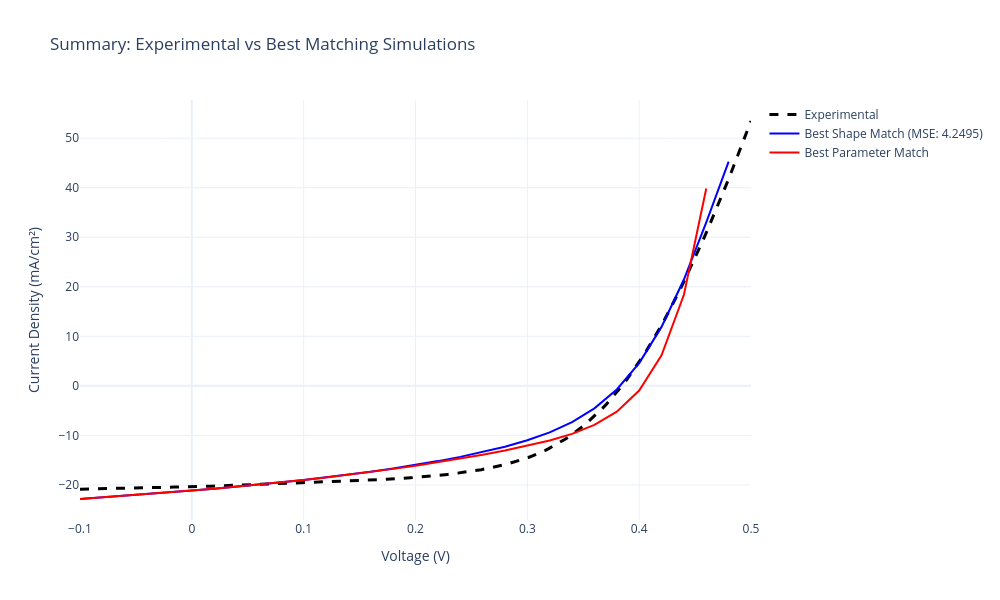

Notebook cell for this chart:
### Markdown cell above
## Section 6: Summary Comparison - Best Matches

This section presents a side-by-side comparison of the experimental J-V curve with the best matching simulations from both approaches:
- **Best Shape Match (MSE)**: Simulation with the most similar curve morphology to experimental data
- **Best Parameter Match**: Simulation with performance parameters (Voc, Jsc, FF, η) closest to targets

### Code cell
# Extract best matches
best_mse = top_5_mse[0]  # Best shape match
best_params = top_5_params[0]  # Best parameter match

# Create comparison figure
fig_summary = go.Figure()

# Add experimental data
fig_summary.add_trace(go.Scatter(
    x=exp_data['v(V)'], y=exp_data['jtot(mA/cm2)'], 
    mode='lines', name='Experimental', 
    line=dict(color='black', dash='dash', width=3),
    hovertemplate='<b>Experimental</b><br>V: %{x:.3f} V<br>J: %{y:.2f} mA/cm²<extra></extra>'
))

# Add best shape match
mask_mse = (best_mse['v(V)'] <= EXP_V_MAX) & (best_mse['jtot(mA/cm2)'] <= EXP_J_MAX)
v_mse = best_mse['v(V)'][mask_mse]
j_mse = best_mse['jtot(mA/cm2)'][mask_mse]
fig_summary.add_trace(go.Scatter(
    x=v_mse, y=j_mse, 
    mode='lines', name=f'Best Shape Match (MSE: {best_mse["mse"]:.4f})',
    line=dict(color='blue', width=2),
    hovertemplate='<b>Best Shape Match</b><br>V: %{x:.3f} V<br>J: %{y:.2f} mA/cm²<extra></extra>'
))

# Add best parameter match
mask_params = (best_params['v(V)'] <= EXP_V_MAX) & (best_params['jtot(mA/cm2)'] <= EXP_J_MAX)
v_params = best_params['v(V)'][mask_params]
j_params = best_params['jtot(mA/cm2)'][mask_params]
fig_summary.add_trace(go.Scatter(
    x=v_params, y=j_params, 
    mode='lines', name=f'Best Parameter Match',
    line=dict(color='red', width=2),
    hovertemplate='<b>Best Parameter Match</b><br>V: %{x:.3f} V<br>J: %{y:.2f} mA/cm²<extra></extra>'
))

fig_summary.update_layout(
    title='Summary: Experimental vs Best Matching Simulations',
    xaxis_title='Voltage (V)',
    yaxis_title='Current Density (mA/cm²)',
    hovermode='closest',
    template='plotly_white',
    width=1000,
    height=600
)
fig_summary.show()

# Create comparison table as visual image
import matplotlib.pyplot as plt
from matplotlib.patches import Rectangle

# Format batch parameters for display
def convert_to_power_format(sci_notation):
    """Convert scientific notation (e.g., 1.00e+10) to power format (e.g., 1*10^10)"""
    import re
    match = re.match(r'([+-]?\d*\.?\d+)e([+-]?\d+)', str(sci_notation), re.IGNORECASE)
    if match:
        mantissa = float(match.group(1))
        exponent = int(match.group(2))
        # Format as "mantissa*10^exponent", removing decimal if it's a whole number
        if mantissa == int(mantissa):
            return f"{int(mantissa)}*10^{exponent}"
        else:
            return f"{mantissa:.0f}*10^{exponent}"
    return str(sci_notation)

def format_batch_params(batch_params):
    """Format batch parameters as a string"""
    params_str = ""
    for param_name, param_val in batch_params:
        # Extract only the part before ">>"
        short_name = param_name.split(">>")[0] if ">>" in param_name else param_name
        # Convert value to power format
        formatted_val = convert_to_power_format(param_val)
        params_str += f"{short_name}: {formatted_val}\n"
    return params_str.rstrip()

# Print batch parameters
mse_batch_str = format_batch_params(best_mse['batch_params'])
params_batch_str = format_batch_params(best_params['batch_params'])

# Display batch parameters line by line
mse_lines = mse_batch_str.split('\n')
params_lines = params_batch_str.split('\n')
max_lines = max(len(mse_lines), len(params_lines))

# Create table data
table_data = [
    ['Metric', 'Experimental', 'Best Shape (MSE)', 'Best Parameters'],
]

# Add batch parameters rows
for i in range(max_lines):
    if i == 0:
        mse_param = mse_lines[i] if i < len(mse_lines) else ""
        params_param = params_lines[i] if i < len(params_lines) else ""
        table_data.append(['Batch Parameters', '', mse_param, params_param])
    else:
        mse_param = mse_lines[i] if i < len(mse_lines) else ""
        params_param = params_lines[i] if i < len(params_lines) else ""
        table_data.append(['', '', mse_param, params_param])

# Add metrics
table_data.append(['Voc (V)', f'{TARGET_VOC:.4f}', f'{best_mse["Voc"]:.4f}', f'{best_params["Voc"]:.4f}'])
table_data.append(['Jsc (mA/cm²)', f'{TARGET_JSC:.4f}', f'{best_mse["Jsc"]:.4f}', f'{best_params["Jsc"]:.4f}'])
table_data.append(['FF (%)', f'{TARGET_FF:.2f}', f'{best_mse["FF"]:.2f}', f'{best_params["FF"]:.2f}'])
table_data.append(['η (%)', f'{TARGET_ETA:.4f}', f'{best_mse["eta"]:.4f}', f'{best_params["eta"]:.4f}'])
table_data.append(['MSE', '', f'{best_mse["mse"]:.6f}', f'{best_params.get("mse", "---")}'])

# Format param score safely
mse_param_score = f"{best_mse.get('param_score', '---'):.6f}" if isinstance(best_mse.get('param_score'), (int, float)) else str(best_mse.get('param_score', '---'))
params_param_score = f"{best_params['param_score']:.6f}"
table_data.append(['Param Score', '', mse_param_score, params_param_score])

# Create figure for table
fig_table, ax = plt.subplots(figsize=(14, 8))
ax.axis('tight')
ax.axis('off')

# Create table
table = ax.table(cellText=table_data, cellLoc='left', loc='center',
                colWidths=[0.15, 0.25, 0.30, 0.30])

# Style the table
table.auto_set_font_size(False)
table.set_fontsize(10)
table.scale(1, 2.5)

# Style header row
for i in range(4):
    cell = table[(0, i)]
    cell.set_facecolor('#4472C4')
    cell.set_text_props(weight='bold', color='white')

# Style alternating rows
for i in range(1, len(table_data)):
    for j in range(4):
        cell = table[(i, j)]
        if i % 2 == 0:
            cell.set_facecolor('#E7E6E6')
        else:
            cell.set_facecolor('#F2F2F2')

# Add title
fig_table.suptitle('BEST MATCHES SUMMARY', fontsize=14, fontweight='bold', y=0.98)

# Save table
table_path = os.path.join(plots_dir, 'Summary_Table.png')
plt.savefig(table_path, dpi=300, bbox_inches='tight')
print(f"✅ Saved Summary Table to {plots_dir}/Summary_Table.png")
plt.show()
plt.close()

### Figure 1 — Plotly figure (JSON) as saved in the notebook; plotly's stock layout.template omitted (floating-point values rounded to 4 significant figures; data arrays with more than 128 entries replaced by an {"elided": "..."} marker saying what was removed)
{"data": [{"hovertemplate": "<b>Experimental</b><br>V: %{x:.3f} V<br>J: %{y:.2f} mA/cm²<extra></extra>", "line": {"color": "black", "dash": "dash", "width": 3}, "mode": "lines", "name": "Experimental", "type": "scatter", "x": {"elided": "200 float values"}, "y": {"elided": "200 float values"}}, {"hovertemplate": "<b>Best Shape Match</b><br>V: %{x:.3f} V<br>J: %{y:.2f} mA/cm²<extra></extra>", "line": {"color": "blue", "width": 2}, "mode": "lines", "name": "Best Shape Match (MSE: 4.2495)", "type": "scatter", "x": [-0.1, -0.08, -0.06, -0.04, -0.02, 0.0, 0.02, 0.04, 0.06, 0.08, 0.1, 0.12, 0.14, 0.16, 0.18, 0.2, 0.22, 0.24, 0.26, 0.28, 0.3, 0.32, 0.34, 0.36, 0.38, 0.4, 0.42, 0.44, 0.46, 0.48], "y": [-22.84, -22.53, -22.2, -21.86, -21.51, -21.14, -20.76, -20.36, -19.93, -19.48, -18.99, -18.48, -17.92, -17.32, -16.67, -15.96, -15.19, -14.34, -13.38, -12.28, -10.98, -9.379, -7.313, -4.543, -0.7215, 4.602, 11.91, 21.47, 33.0, 45.27]}, {"hovertemplate": "<b>Best Parameter Match</b><br>V: %{x:.3f} V<br>J: %{y:.2f} mA/cm²<extra></extra>", "line": {"color": "red", "width": 2}, "mode": "lines", "name": "Best Parameter Match", "type": "scatter", "x": [-0.1, -0.08, -0.06, -0.04, -0.02, 0.0, 0.02, 0.04, 0.06, 0.08, 0.1, 0.12, 0.14, 0.16, 0.18, 0.2, 0.22, 0.24, 0.26, 0.28, 0.3, 0.32, 0.34, 0.36, 0.38, 0.4, 0.42, 0.44, 0.46], "y": [-22.84, -22.53, -22.2, -21.86, -21.51, -21.14, -20.76, -20.36, -19.93, -19.48, -19.01, -18.5, -17.95, -17.38, -16.76, -16.1, -15.41, -14.67, -13.89, -13.05, -12.12, -11.04, -9.7, -7.885, -5.207, -0.955, 6.151, 18.4, 39.83]}], "layout": {"height": 600, "hovermode": "closest", "title": {"text": "Summary: Experimental vs Best Matching Simulations"}, "width": 1000, "xaxis": {"title": {"text": "Voltage (V)"}}, "yaxis": {"title": {"text": "Current Density (mA/cm²)"}}}}
